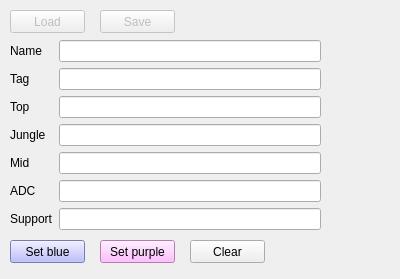
<?xml version="1.0" encoding="UTF-8"?>
<ui version="4.0">
 <class>Form</class>
 <widget class="QWidget" name="Form">
  <property name="geometry">
   <rect>
    <x>0</x>
    <y>0</y>
    <width>400</width>
    <height>279</height>
   </rect>
  </property>
  <property name="windowTitle">
   <string>Team roster</string>
  </property>
  <widget class="QWidget" name="formLayoutWidget">
   <property name="geometry">
    <rect>
     <x>10</x>
     <y>40</y>
     <width>311</width>
     <height>197</height>
    </rect>
   </property>
   <layout class="QFormLayout" name="formLayout">
    <property name="fieldGrowthPolicy">
     <enum>QFormLayout::AllNonFixedFieldsGrow</enum>
    </property>
    <item row="0" column="0">
     <widget class="QLabel" name="label">
      <property name="text">
       <string>Name</string>
      </property>
     </widget>
    </item>
    <item row="0" column="1">
     <widget class="QLineEdit" name="name"/>
    </item>
    <item row="1" column="0">
     <widget class="QLabel" name="label_2">
      <property name="text">
       <string>Tag</string>
      </property>
     </widget>
    </item>
    <item row="1" column="1">
     <widget class="QLineEdit" name="tag"/>
    </item>
    <item row="2" column="0">
     <widget class="QLabel" name="label_3">
      <property name="text">
       <string>Top</string>
      </property>
     </widget>
    </item>
    <item row="2" column="1">
     <widget class="QLineEdit" name="top"/>
    </item>
    <item row="4" column="0">
     <widget class="QLabel" name="label_4">
      <property name="text">
       <string>Mid</string>
      </property>
     </widget>
    </item>
    <item row="4" column="1">
     <widget class="QLineEdit" name="mid"/>
    </item>
    <item row="5" column="0">
     <widget class="QLabel" name="label_6">
      <property name="text">
       <string>ADC</string>
      </property>
     </widget>
    </item>
    <item row="5" column="1">
     <widget class="QLineEdit" name="adc"/>
    </item>
    <item row="6" column="0">
     <widget class="QLabel" name="label_7">
      <property name="text">
       <string>Support</string>
      </property>
     </widget>
    </item>
    <item row="6" column="1">
     <widget class="QLineEdit" name="support"/>
    </item>
    <item row="3" column="0">
     <widget class="QLabel" name="label_5">
      <property name="text">
       <string>Jungle</string>
      </property>
     </widget>
    </item>
    <item row="3" column="1">
     <widget class="QLineEdit" name="jungle"/>
    </item>
   </layout>
  </widget>
  <widget class="QPushButton" name="load_button">
   <property name="enabled">
    <bool>false</bool>
   </property>
   <property name="geometry">
    <rect>
     <x>10</x>
     <y>10</y>
     <width>75</width>
     <height>23</height>
    </rect>
   </property>
   <property name="text">
    <string>Load</string>
   </property>
  </widget>
  <widget class="QPushButton" name="save_button">
   <property name="enabled">
    <bool>false</bool>
   </property>
   <property name="geometry">
    <rect>
     <x>100</x>
     <y>10</y>
     <width>75</width>
     <height>23</height>
    </rect>
   </property>
   <property name="text">
    <string>Save</string>
   </property>
  </widget>
  <widget class="QPushButton" name="set_blue_button">
   <property name="geometry">
    <rect>
     <x>10</x>
     <y>240</y>
     <width>75</width>
     <height>23</height>
    </rect>
   </property>
   <property name="styleSheet">
    <string notr="true">background-color: rgb(170, 170, 255);</string>
   </property>
   <property name="text">
    <string>Set blue</string>
   </property>
  </widget>
  <widget class="QPushButton" name="set_purple_button">
   <property name="geometry">
    <rect>
     <x>100</x>
     <y>240</y>
     <width>75</width>
     <height>23</height>
    </rect>
   </property>
   <property name="styleSheet">
    <string notr="true">background-color: rgb(255, 170, 255)</string>
   </property>
   <property name="text">
    <string>Set purple</string>
   </property>
  </widget>
  <widget class="QPushButton" name="clear_button">
   <property name="geometry">
    <rect>
     <x>190</x>
     <y>240</y>
     <width>75</width>
     <height>23</height>
    </rect>
   </property>
   <property name="text">
    <string>Clear</string>
   </property>
  </widget>
 </widget>
 <tabstops>
  <tabstop>name</tabstop>
  <tabstop>tag</tabstop>
  <tabstop>top</tabstop>
  <tabstop>jungle</tabstop>
  <tabstop>mid</tabstop>
  <tabstop>adc</tabstop>
  <tabstop>support</tabstop>
  <tabstop>load_button</tabstop>
  <tabstop>save_button</tabstop>
  <tabstop>set_blue_button</tabstop>
  <tabstop>set_purple_button</tabstop>
  <tabstop>clear_button</tabstop>
 </tabstops>
 <resources/>
 <connections/>
</ui>
